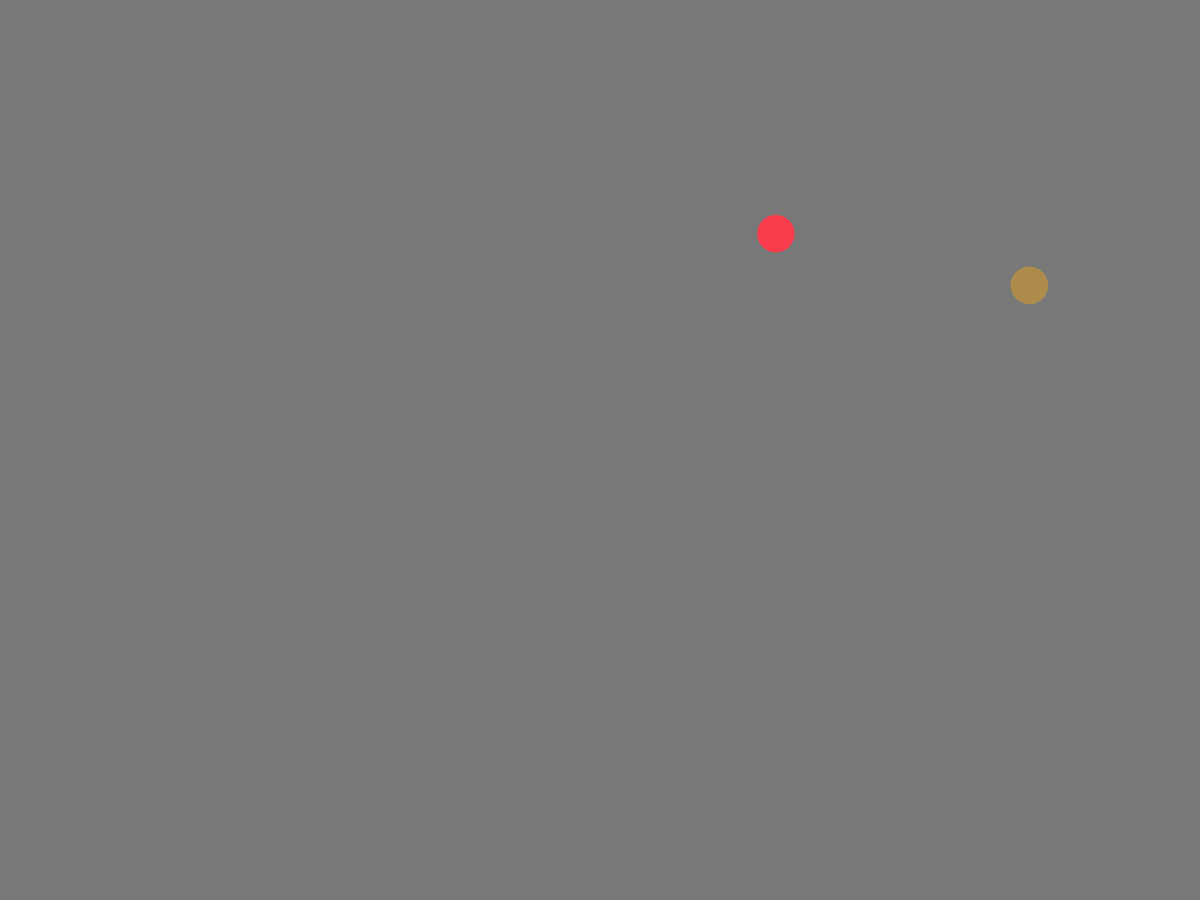
Frame 1 (no input)
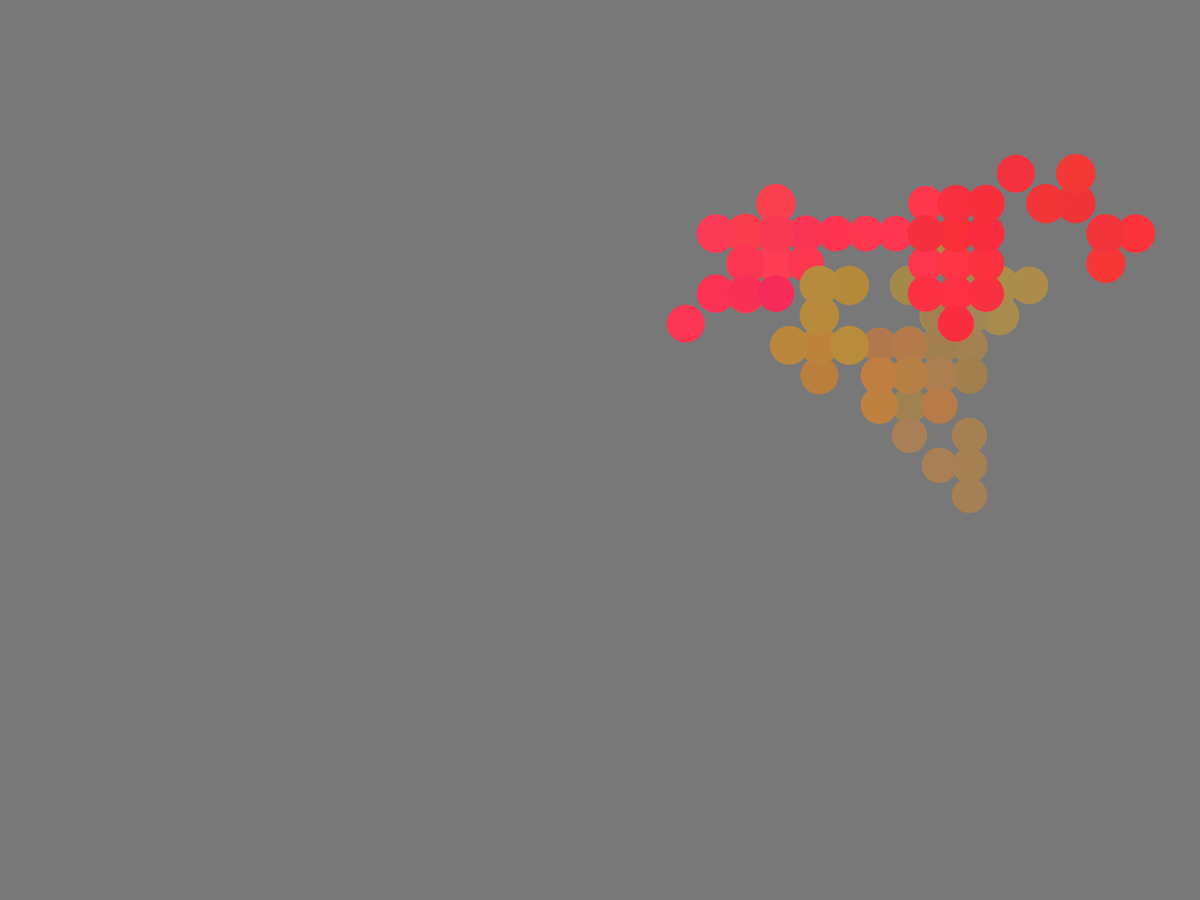
Frame 60 (the mouse pressed at the canvas centre just before this capture)
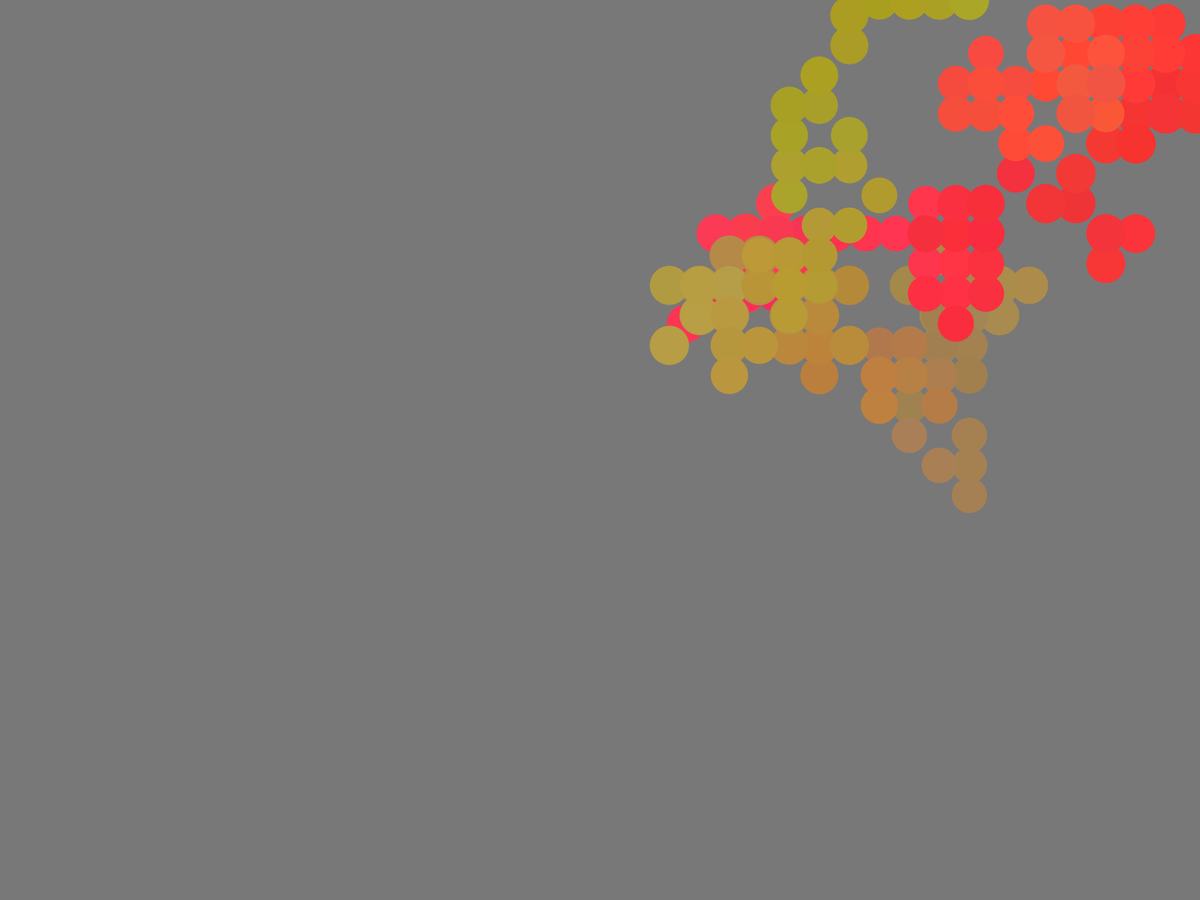
Frame 120 (the mouse held since frame 60 and released just before this capture)

The Processing sketch that drew these frames (run headless with seeded random() and noise(); from frame 60 on, the mouse is pressed at the canvas centre):

// Processing sketch: randomwalker_3
// ── randomwalker_3.pde
Walker[] w = new Walker[1];
Walker[] q = new Walker[1];

void setup() {
  fullScreen();
  // Create a walker object
  for (int i = 0; i < w.length; i++) {
    w[i] = new Walker();
    q[i] = new Walker();
  }
  
  background(120);
}

void draw() {
  // Run the walker object
  for (int i = 0; i < w.length; i++) {
    w[i].step();  
    w[i].shade();
    w[i].render();
    w[i].Dot();
    q[i].step();  
    q[i].shade();
    q[i].render();
    q[i].Dot();
    
  }
}
// ── Walker.pde
class Walker {
  int x, y, a, b, c, steps;
  float weight, k;
  
  Walker() {
    x = (int) random(width);
    y = (int) random(height);
    a = (int) random(100,255);
    b = (int) random(0,255);
    c = 75;
    weight = 50;
    k = 0;
  }
  
  void render() {
    stroke(a,b,c);
    strokeWeight(weight);
    point(x,y);
    //steps = (int) random(75,100);
    steps = 40;
  }
  void step() {
    float r = random(1);
    if (r < 0.125) {
      y = y + steps;
    }
    else if (r < 0.25) {
      y = y - steps;
    }
    else if (r < 0.375) {
      x = x - steps;
    }
    else if (r < 0.5) {
      x += steps;
      y += steps;
    }
    else if (r < 0.625) {
      x -= steps;
      y += steps;
    }
    else if (r < 0.75) {
      x -= steps;
      y -= steps;
    }
    else if (r < 0.875) {
      x += steps;
      y -= steps;
    }
    else {
      x = x + steps;
    }
    x = constrain(x,0,width-1);
    y = constrain(y,0,height-1);
  }
  void shade() {
    float r1 = random(1);
    float r2 = random(1);
    float r3 = random(1);
    int ra = (int) random(-5,5);
    int rb = (int) random(-5,5);
    int rc = (int) random(-5,5);
    if (r1 < 0.05){
      a+=ra;
    }
    else if (r1 < 1){
      a-=ra;
    }
    if (r2 < 0.05){
      b+=rb;
    }
    else if (r2 < 1){
      b-=rb;
    }
    if (r3 < 0.05){
      c+=rc;
    }
    else if (r3 < 1){
      c-=rc;
    }
    a = constrain(a,0,255);
    b = constrain(b,0,255);
    c = constrain(c,0,255);
    
  }
  void Dot(){
    strokeWeight(weight);
    weight = 3*cos(k)+50;
    k = k+0.1;
  }
}
